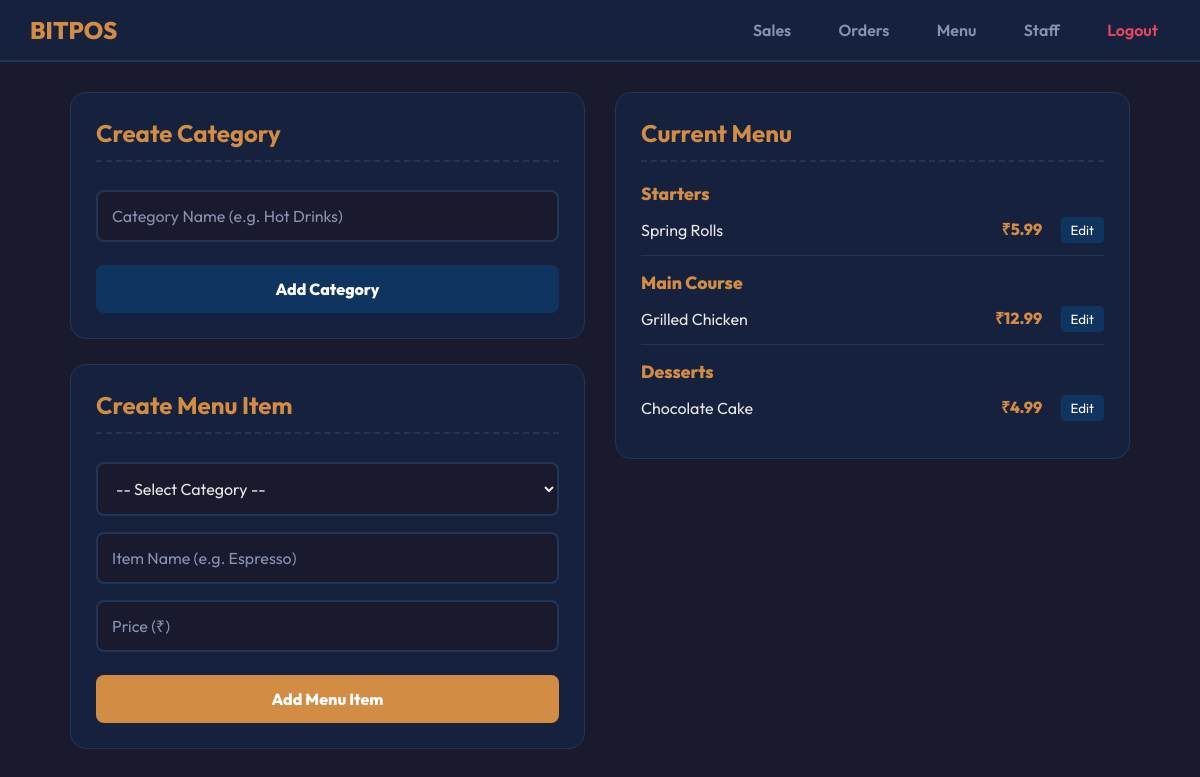
The page /menu/ (signed in) on the database its author committed.
### core/models.py (models this page shows, shortened)
class Category(models.Model):
    company = models.ForeignKey(Company, related_name='categories', on_delete=models.CASCADE)
    name = models.CharField(max_length=100)

class MenuItem(models.Model):
    company = models.ForeignKey(Company, related_name='menu_items', on_delete=models.CASCADE)
    category = models.ForeignKey(Category, related_name='items', on_delete=models.CASCADE)
    name = models.CharField(max_length=200)
    description = models.TextField(blank=True)
    price = models.DecimalField(max_digits=8, decimal_places=2, validators=[MinValueValidator(Decimal('0.01'))])
    is_available = models.BooleanField(default=True)

### core/views.py (the view, shortened to what this page needs)
# urls.py: path('menu/', views.manage_menu, name='manage_menu'),
@login_required(login_url='login_view')
def manage_menu(request):
    if not hasattr(request.user, 'profile') or request.user.profile.role != 'admin':
        return HttpResponseForbidden("Access Denied: Only Store Admins can manage the menu.")
    company = request.user.profile.company
    categories = Category.objects.filter(company=company).prefetch_related('items')
    return render(request, 'core/manage_menu.html', {'categories': categories})

### core/templates/core/manage_menu.html (shortened to what this page needs)
<!DOCTYPE html>
<html lang="en">
<head>
</head>
<body>
    <header>
        <h1>BITPOS</h1>
        <div class="nav-links">
            <a href="/sales/">Sales</a>
            <a href="/orders/">Orders</a>
            <a href="/menu/">Menu</a>
            <a href="/users/">Staff</a>
            <a href="/logout/" onclick="return confirm('Are you sure you want to logout?');" style="color:#E94560">Logout</a>
        </div>
    </header>
    <div class="container">
        <div class="column">
            <div class="card">
                <h2>Create Category</h2>
                <form method="POST">
                    <input type="text" name="name" placeholder="Category Name (e.g. Hot Drinks)" required>
                    <button type="submit" class="btn btn-accent">Add Category</button>
                </form>
            </div>
            <div class="card">
                <h2>Create Menu Item</h2>
                <form method="POST">
                    <select name="category" required>
                        <option value="">-- Select Category --</option>
                    </select>
                    <input type="text" name="name" placeholder="Item Name (e.g. Espresso)" required>
                    <input type="number" step="0.01" name="price" placeholder="Price (&#8377;)" required>
                    <button type="submit" class="btn btn-primary">Add Menu Item</button>
                </form>
            </div>
        </div>
        <div class="column">
            <div class="card">
                <h2>Current Menu</h2>
                {% for cat in categories %}
                <div class="cat-item">{{ cat.name }}</div>
                {% for item in cat.items.all %}
                <div class="menu-item" style="align-items:center;">
                    <span>{{ item.name }}</span>
                    <div>
                        <span style="font-weight:800;color:var(--primary);margin-right:15px;">&#8377;{{ item.price }}</span>
                        <button onclick="openEditModal('{{ item.id }}', '{{ item.name|escapejs }}', '{{ item.price }}', '{{ cat.id }}')" style="background:var(--accent);color:white;border:none;padding:5px 10px;border-radius:4px;cursor:pointer;font-family:'Outfit',sans-serif;">Edit</button>
                    </div>
                </div>
                {% empty %}
                <div class="menu-item" style="color:var(--muted)">No items yet</div>
                {% endfor %}
                {% empty %}
                <div style="text-align:center; padding:30px; color:var(--muted)">No categories yet</div>
                {% endfor %}
            </div>
        </div>
    </div>
</body>
</html>

### core/templates/core/manage_menu.html (style rules this page uses)
:root { --bg: #1A1A2E; --card: #16213E; --primary: #D38C44; --accent: #0F3460; --text: #E8E8E8; --muted: #8892B0; --border: #233554; }
* { margin: 0; padding: 0; box-sizing: border-box; }
body { font-family: 'Outfit', sans-serif; background: var(--bg); color: var(--text); min-height: 100vh; }
header { background: var(--card); padding: 15px 30px; display: flex; justify-content: space-between; align-items: center; border-bottom: 2px solid var(--border); }
h1 { font-weight: 800; font-size: 1.5rem; color: var(--primary); }
.nav-links a { color: var(--muted); text-decoration: none; margin-left: 20px; font-weight: 600; padding: 6px 12px; border-radius: 6px; transition: 0.2s; }
.container { max-width: 1100px; margin: 30px auto; padding: 0 20px; display: flex; gap: 30px; align-items: flex-start; }
.column { flex: 1; display: flex; flex-direction: column; gap: 25px; }
.card { background: var(--card); border-radius: 16px; padding: 25px; border: 1px solid var(--border); }
.card h2 { color: var(--primary); margin-bottom: 20px; padding-bottom: 12px; border-bottom: 2px dashed var(--border); }
input, select { width: 100%; padding: 14px; margin: 8px 0; border-radius: 8px; border: 2px solid var(--border); background: var(--bg); color: var(--text); font-family: 'Outfit', sans-serif; font-size: 1rem; }
input::placeholder { color: var(--muted); }
.btn { width: 100%; padding: 14px; margin-top: 15px; border: none; border-radius: 8px; font-family: 'Outfit', sans-serif; font-weight: 800; font-size: 1rem; cursor: pointer; transition: 0.2s; }
.btn-primary { background: var(--primary); color: white; }
.btn-accent { background: var(--accent); color: white; }
.cat-item { font-weight: 800; font-size: 1.1rem; color: var(--primary); margin-top: 15px; }
.menu-item { display: flex; justify-content: space-between; padding: 12px 0; border-bottom: 1px solid var(--border); }
.menu-item:last-child { border-bottom: none; }

### rows shown on the page
Category: name "Starters"
MenuItem: name "Spring Rolls", price "5.99"
Category: name "Main Course"
MenuItem: name "Grilled Chicken", price "12.99"
Category: name "Desserts"
MenuItem: name "Chocolate Cake", price "4.99"
